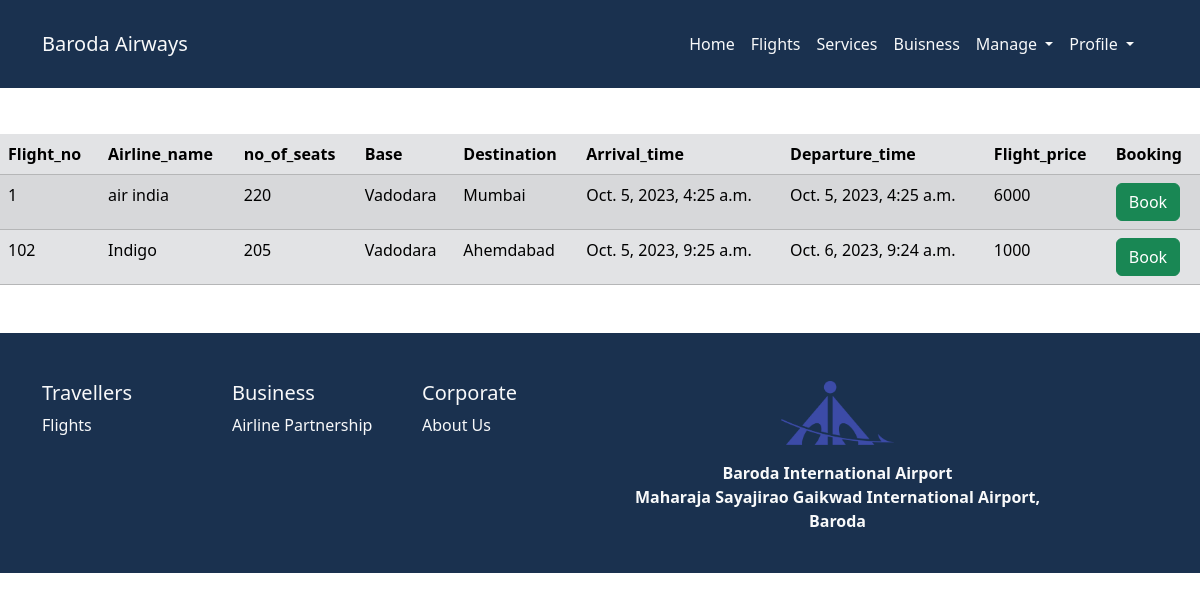
The app's page /all_flights/ with its own data.
### Flights/models.py (models this page shows, shortened)
class Flights(models.Model):
    Flight_no = models.CharField(max_length=20, primary_key=True, unique=True)
    Airline_name = models.CharField(max_length=50)
    no_of_seats = models.IntegerField()
    Base = models.CharField(max_length=50)
    Base_code = models.CharField(max_length=50)
    Destination = models.CharField(max_length=50)
    Destination_code = models.CharField(max_length=50)
    Arrival_time = models.DateTimeField(verbose_name='Return')
    Departure_time = models.DateTimeField()
    Flight_price = models.IntegerField()

### Flights/views.py (the view)
# urls.py: path('all_flights/', flight_show, name='show_db_Flights'),
def flight_show(request):
    fg = Flights.objects.all()
    return render(request, 'flights.html', context={'fg': fg})

### templates/flights.html (shortened to what this page needs)
{% extends "base.html" %} {% load static %} {% block body %}
<link
  href="https://cdn.jsdelivr.net/npm/bootstrap@5.3.2/dist/css/bootstrap.min.css"
  rel="stylesheet"
/>
<h2 class="text-center text-primary my-5">Flights</h2>
{% if fg %}
<table class="table table-secondary table-striped my-5">
  <thead>
    <tr>
      <th scope="col">Flight_no</th>
      <th scope="col">Airline_name</th>
      <th scope="col">no_of_seats</th>
      <th scope="col">Base</th>
      <th scope="col">Destination</th>
      <th scope="col">Arrival_time</th>
      <th scope="col">Departure_time</th>
      <th scope="col">Flight_price</th>
      <th scope="col">Booking</th>
    </tr>
  </thead>
  <tbody>
    {% for st in fg %}
    <tr>
      <td>{{st.Flight_no}}</td>
      <td>{{st.Airline_name}}</td>
      <td>{{st.no_of_seats}}</td>
      <td>{{st.Base}}</td>
      <td>{{st.Destination}}</td>
      <td>{{st.Departure_time}}</td>
      <td>{{st.Arrival_time}}</td>
      <td>{{st.Flight_price}}</td>
      <td>
        <a href="" class="btn btn-success btn-md">Book</a>
      </td>
    </tr>
    {% endfor %}
  </tbody>
</table>
{% endif %}{% endblock body%}

### records on screen
Flights: Flight_no "1", Airline_name "air india", no_of_seats "220", Base "Vadodara", Destination "Mumbai", Departure_time "Oct. 5, 2023, 4:25 a.m.", Arrival_time "Oct. 5, 2023, 4:25 a.m.", Flight_price "6000"
Flights: Flight_no "102", Airline_name "Indigo", no_of_seats "205", Base "Vadodara", Destination "Ahemdabad", Departure_time "Oct. 5, 2023, 9:25 a.m.", Arrival_time "Oct. 6, 2023, 9:24 a.m.", Flight_price "1000"
